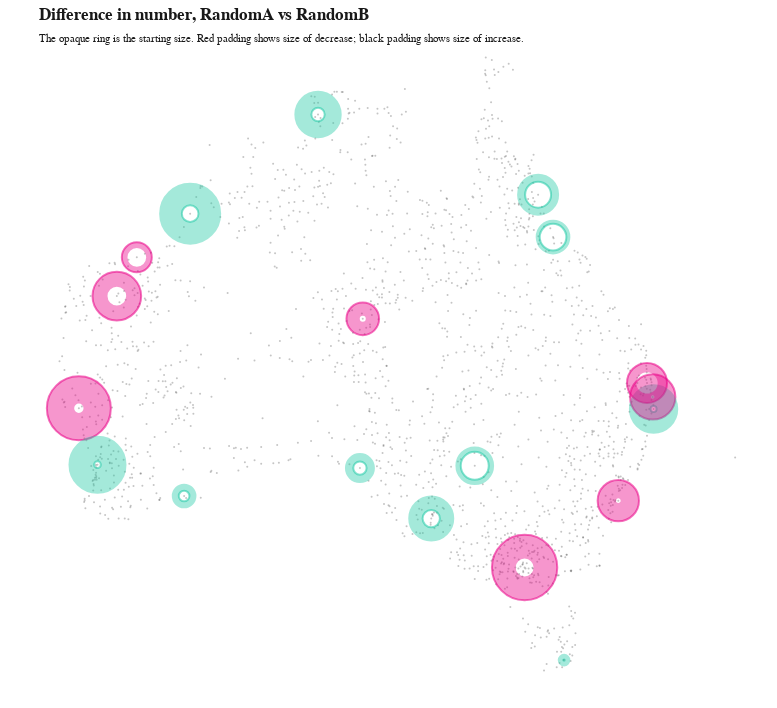

The notebook cell this image was saved under:
### Code cell
df_coords = pd.read_csv('CSVs/coords/airport_codes_coords.csv')
df_coords['RandomA'] = np.random.randint(1, 100, df_coords.shape[0])
df_coords['RandomB'] = np.random.randint(1, 100, df_coords.shape[0])

selected_airports = ['YSSY', 'YMML', 'YBBN', 'YPAD', 'YPPH', 'YMHB', 'YPDN', 'YBRM', 'YBCS', 'YBTL', 'YESP', 'YCDU', 'YPPD', 'YBAS', 'YGEL', 'YBNA', 'YBCG', 'YBHI', 'YBGD']
df_selected = df_coords.loc[df_coords['icao'].isin(selected_airports)]

ringPlotter(df_selected, 'RandomA', 'RandomB', 1.5, 20, 'name', df_coords)

### Figure 1 — Plotly figure (JSON) as saved in the notebook; plotly's stock layout.template omitted (floating-point values rounded to 4 significant figures; data arrays with more than 128 entries replaced by an {"elided": "..."} marker saying what was removed)
{"data": [{"hoverinfo": "skip", "marker": {"color": "#181818", "opacity": 0.25, "size": 2}, "mode": "markers", "type": "scatter", "x": {"elided": "1736 float values"}, "y": {"elided": "1736 float values"}}, {"hoverinfo": "skip", "marker": {"color": "rgba(255, 255, 255, 0)", "line": {"color": ["rgba(234, 0, 136, 0.55)", "rgba(35, 203, 167, 0.55)", "rgba(35, 203, 167, 0.55)", "rgba(234, 0, 136, 0.55)", "rgba(35, 203, 167, 0.55)", "rgba(234, 0, 136, 0.55)", "rgba(35, 203, 167, 0.55)", "rgba(35, 203, 167, 0.55)", "rgba(35, 203, 167, 0.55)", "rgba(35, 203, 167, 0.55)", "rgba(35, 203, 167, 0.55)", "rgba(234, 0, 136, 0.55)", "rgba(234, 0, 136, 0.55)", "rgba(35, 203, 167, 0.55)", "rgba(234, 0, 136, 0.55)", "rgba(35, 203, 167, 0.55)", "rgba(234, 0, 136, 0.55)", "rgba(234, 0, 136, 0.55)", "rgba(35, 203, 167, 0.55)"], "width": 2}, "opacity": 1, "size": [48.67, 13.33, 17.33, 32.67, 6, 40, 28, 16.67, 26, 13.33, 10.67, 64, 45.33, 1.333, 65.33, 6.667, 30, 41.33, 26.67]}, "mode": "markers", "type": "scatter", "x": [117.3, 133.7, 138.5, 133.9, 153.6, 153.1, 141.5, 122.2, 145.8, 130.9, 121.8, 114.7, 153.5, 147.5, 144.8, 116.0, 118.6, 151.2, 146.8], "y": [-22.54, -32.13, -34.95, -23.81, -28.83, -27.38, -32.0, -17.95, -16.89, -12.41, -33.68, -28.8, -28.16, -42.84, -37.67, -31.94, -20.38, -33.95, -19.25]}, {"hoverinfo": "text", "hovertext": ["Boolgeeda: -61.64%<br>73; 28", "Ceduna: 125.0%<br>20; 45", "Adelaide Intl: 165.38%<br>26; 69", "Alice Springs: -81.63%<br>49; 9", "Ballina Byron Gateway: 722.22%<br>9; 74", "Brisbane Intl: -46.67%<br>60; 32", "Broken Hill: 38.1%<br>42; 58", "Broome Intl: 272.0%<br>25; 93", "Cairns Intl: 61.54%<br>39; 63", "Darwin Intl: 255.0%<br>20; 71", "Esperance: 131.25%<br>16; 37", "Geraldton: -85.42%<br>96; 14", "Gold Coast: -92.65%<br>68; 5", "Hobart: 850.0%<br>2; 19", "Melbourne Intl: -72.45%<br>98; 27", "Perth Intl: 770.0%<br>10; 87", "Port Hedland Intl: -37.78%<br>45; 28", "Sydney Intl: -88.71%<br>62; 7", "Townsville: 30.0%<br>40; 52"], "marker": {"color": "rgba(255, 255, 255, 0)", "line": {"color": ["rgba(234, 0, 136, 0.55)", "rgba(35, 203, 167, 0.55)", "rgba(35, 203, 167, 0.55)", "rgba(234, 0, 136, 0.55)", "rgba(35, 203, 167, 0.55)", "rgba(234, 0, 136, 0.55)", "rgba(35, 203, 167, 0.55)", "rgba(35, 203, 167, 0.55)", "rgba(35, 203, 167, 0.55)", "rgba(35, 203, 167, 0.55)", "rgba(35, 203, 167, 0.55)", "rgba(234, 0, 136, 0.55)", "rgba(234, 0, 136, 0.55)", "rgba(35, 203, 167, 0.55)", "rgba(234, 0, 136, 0.55)", "rgba(35, 203, 167, 0.55)", "rgba(234, 0, 136, 0.55)", "rgba(234, 0, 136, 0.55)", "rgba(35, 203, 167, 0.55)"], "width": [15, 8.333, 14.33, 13.33, 21.67, 9.333, 5.333, 22.67, 8, 17, 7, 27.33, 21, 5.667, 23.67, 25.67, 5.667, 18.33, 4]}, "opacity": 0.75, "size": [33.67, 21.67, 31.67, 19.33, 27.67, 30.67, 33.33, 39.33, 34, 30.33, 17.67, 36.67, 24.33, 7, 41.67, 32.33, 24.33, 23, 30.67]}, "mode": "markers", "name": "", "type": "scatter", "x": [117.3, 133.7, 138.5, 133.9, 153.6, 153.1, 141.5, 122.2, 145.8, 130.9, 121.8, 114.7, 153.5, 147.5, 144.8, 116.0, 118.6, 151.2, 146.8], "y": [-22.54, -32.13, -34.95, -23.81, -28.83, -27.38, -32.0, -17.95, -16.89, -12.41, -33.68, -28.8, -28.16, -42.84, -37.67, -31.94, -20.38, -33.95, -19.25]}], "layout": {"font": {"color": "#181818", "family": "Arial"}, "height": 708.4, "margin": {"b": 0, "l": 0, "r": 0, "t": 20}, "paper_bgcolor": "#ffffff", "plot_bgcolor": "#ffffff", "showlegend": false, "title": {"text": "<b>Difference in number, RandomA vs RandomB</b><br><span style='font-size:8pt'>The opaque ring is the starting size. Red padding shows size of decrease; black padding shows size of increase.</span>", "y": 1, "yanchor": "bottom", "yref": "paper"}, "width": 777.1, "xaxis": {"autorange": true, "range": [109.4, 161.9], "showgrid": false, "showline": false, "type": "linear", "visible": false}, "yaxis": {"autorange": true, "range": [-45.51, -7.148], "showgrid": false, "showline": false, "type": "linear", "visible": false}}}
